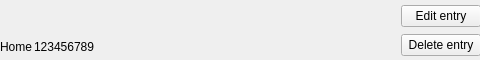
<?xml version="1.0" encoding="UTF-8"?>
<ui version="4.0">
 <class>Entry</class>
 <widget class="QWidget" name="Entry">
  <property name="geometry">
   <rect>
    <x>0</x>
    <y>0</y>
    <width>480</width>
    <height>60</height>
   </rect>
  </property>
  <property name="windowTitle">
   <string>Form</string>
  </property>
  <widget class="QWidget" name="">
   <property name="geometry">
    <rect>
     <x>0</x>
     <y>0</y>
     <width>481</width>
     <height>61</height>
    </rect>
   </property>
   <layout class="QHBoxLayout" name="horizontalLayout_2" stretch="1,0">
    <item>
     <layout class="QVBoxLayout" name="verticalLayout_2">
      <property name="spacing">
       <number>2</number>
      </property>
      <item>
       <widget class="QLabel" name="name">
        <property name="lineWidth">
         <number>1</number>
        </property>
        <property name="text">
         <string/>
        </property>
       </widget>
      </item>
      <item>
       <layout class="QHBoxLayout" name="horizontalLayout" stretch="0,1">
        <property name="sizeConstraint">
         <enum>QLayout::SetDefaultConstraint</enum>
        </property>
        <item>
         <widget class="QLabel" name="type">
          <property name="layoutDirection">
           <enum>Qt::LeftToRight</enum>
          </property>
          <property name="text">
           <string>Home</string>
          </property>
          <property name="alignment">
           <set>Qt::AlignLeading|Qt::AlignLeft|Qt::AlignVCenter</set>
          </property>
         </widget>
        </item>
        <item>
         <widget class="QLabel" name="phone">
          <property name="text">
           <string>123456789</string>
          </property>
         </widget>
        </item>
       </layout>
      </item>
     </layout>
    </item>
    <item>
     <layout class="QVBoxLayout" name="verticalLayout">
      <property name="spacing">
       <number>2</number>
      </property>
      <item>
       <widget class="QPushButton" name="del">
        <property name="text">
         <string>Edit entry</string>
        </property>
       </widget>
      </item>
      <item>
       <widget class="QPushButton" name="edit">
        <property name="text">
         <string>Delete entry</string>
        </property>
       </widget>
      </item>
     </layout>
    </item>
   </layout>
  </widget>
 </widget>
 <resources/>
 <connections/>
</ui>
